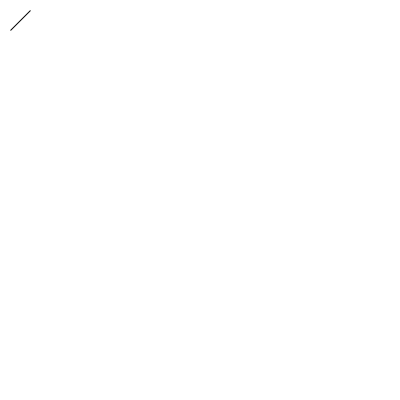
Frame 1 (no input)
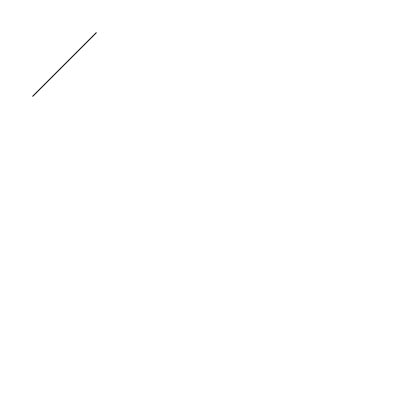
Frame 60 (the mouse pressed at the canvas centre just before this capture)
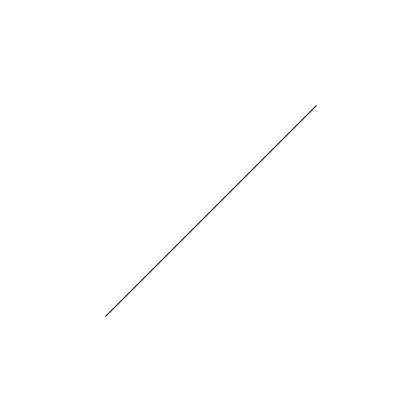
Frame 120 (the mouse held since frame 60 and released just before this capture)

The Processing sketch that drew these frames (run headless with seeded random() and noise(); from frame 60 on, the mouse is pressed at the canvas centre):

// Processing sketch: processing_135282
// ── processing_135282.pde

//Math 1 - Arithmetic, Functions
//Exercise #2
/*1. Use one variable to set the position and size for three ellipses.*/
//Math 1 - Arithmetic, Functions
//Exercise #2
/*1. 2. Use multiplication to create a series of lines with increasing 
 space between each.*/

float x = 10;
float y = 30;
float s = 1;

void setup() {
  size (400, 400);
}

void draw () {
  background (255);
  strokeCap(SQUARE);
  strokeWeight(s);
  line (x, y, y, x);

  //s= s+s;
  x = 1.02*x;
  y= 1.02*y;
  println(x, y);
  if (x >400) {
    x = 10;
  }

  if (y > 1200) {
    y = 30;
  }
}
